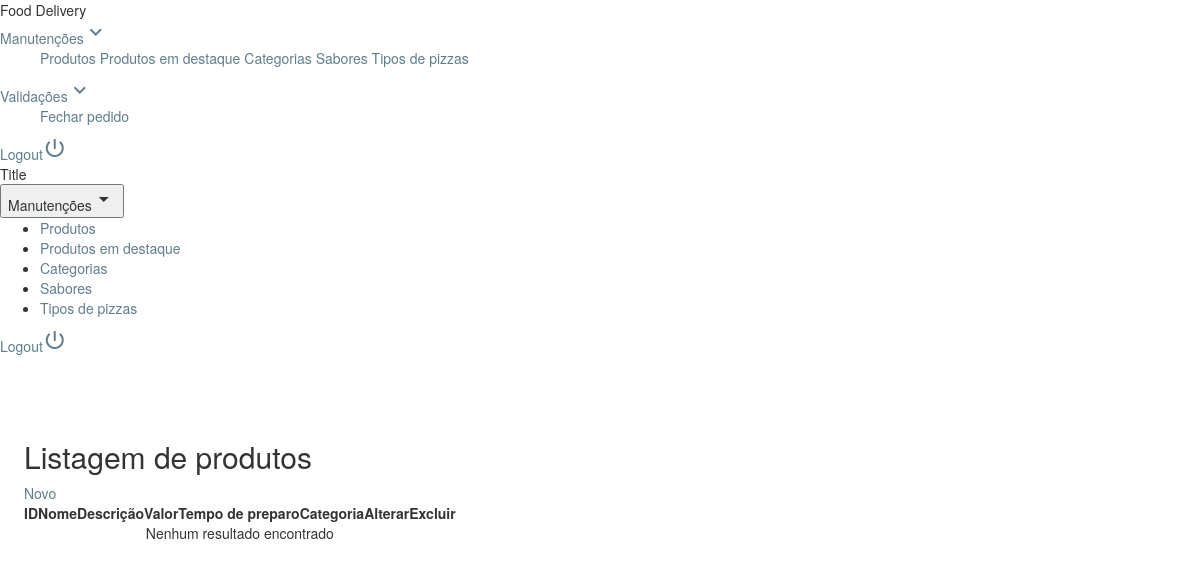
/admin/protected/administrador/index.php?ctrl=produto (signed in), run on an earlier commit of the app's database.
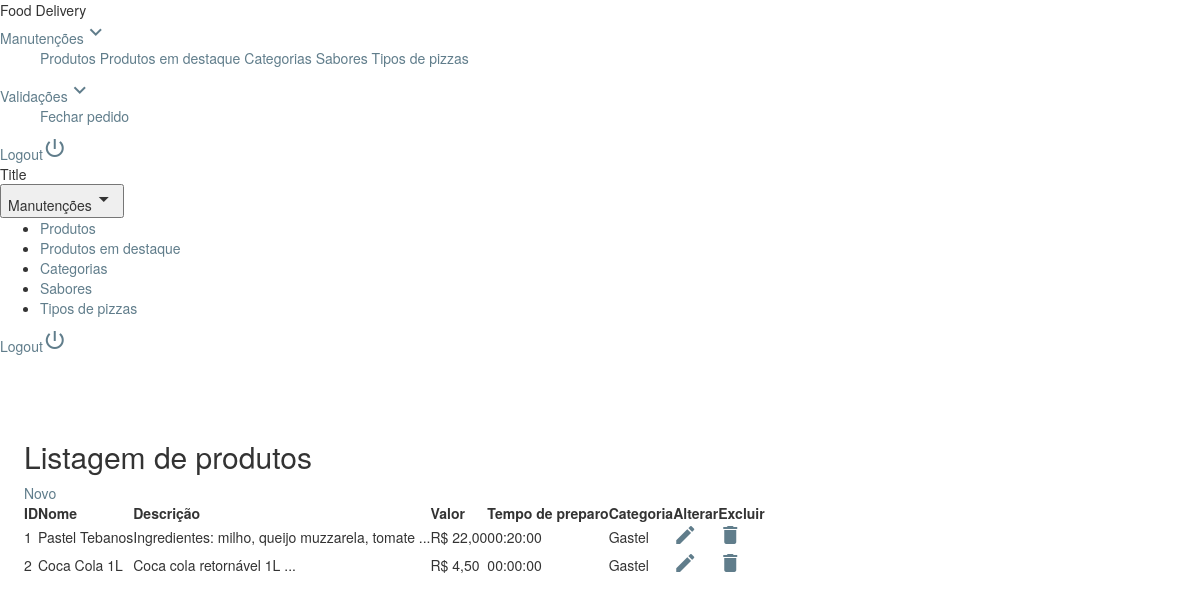
And on a later commit of the database.
### tables this page shows
CREATE TABLE `produto` (
  `idProduto` int(11) NOT NULL,
  `nome` varchar(20) NOT NULL,
  `descricao` varchar(200) NOT NULL,
  `tempoPreparo` time NOT NULL,
  `valor` float NOT NULL,
  `idCategoria` int(11) NOT NULL,
  `imagem` varchar(36) NOT NULL
);

CREATE TABLE `categoria` (
  `idCategoria` int(11) NOT NULL,
  `nome` varchar(15) NOT NULL,
  `descricao` varchar(100) NOT NULL
);

### admin/protected/controller/produto.php (called while the page is built, shortened)
<?php
require SERVER_ROOT.'admin/protected/model/produtoModel.php';
class Produto {
    private $model;
    function __construct() {
        $this->model = new ProdutoModel();
    }
    public function index() {
        $dados = $this->model->buscarTodos();
       require SERVER_ROOT.'admin/protected/view/produto/listar.php';
    }
}

### admin/protected/libs/conexao.php (called while the page is built, shortened)
<?php
class Conexao {
    public function estabeleceConexao() {
        try {
            $this->bd = new PDO(
                    BD_TIPO.':host='.BD_HOST.';dbname='.BD_NOME,
                    BD_USUARIO,
                    BD_SENHA
                );
        } catch (PDOException $exc) {
            echo '<script>window.alert("Houve um problema com a conexão ao banco de dados!\nEntre em contato com o administrador do sistema!");</script>';
            exit;
        }
    }
}

### admin/protected/model/produtoModel.php (called while the page is built, shortened)
<?php
class ProdutoModel extends Conexao {
    public function buscarTodos() {
        $select = "SELECT p.*, c.nome as categoria FROM produto p"
                . " INNER JOIN categoria c ON c.idCategoria=p.idCategoria ";
        $query = $this->bd->query($select);
        if (is_bool($query)) {
            return false;
        } else {
            return $query->fetchAll();
        }
    }
}

### admin/protected/view/produto/listar.php (the view)
<h2>Listagem de produtos</h2>
<div class="mdl-layout-spacer" style="display: inline">
    <a class="mdl-button mdl-js-button mdl-button--raised mdl-button--colored"
       href="index.php?ctrl=produto&acao=novo">Novo</a>
</div><br/>
<table id="tabela" class="mdl-data-table mdl-js-data-table mdl-shadow--3dp">
    <thead>
    <th>ID</th>
    <th>Nome</th>
    <th>Descrição</th>
    <th>Valor</th>
    <th>Tempo de preparo</th>
    <th>Categoria</th>
    <th>Alterar</th>
    <th>Excluir</th>
</thead>
<tbody>
    <?php if ($dados == false) { ?>
        <tr>
            <td colspan="8" style="text-align: center">Nenhum resultado encontrado</td>
        </tr>
        <?php
    } else {
        foreach ($dados as $item) {
            $id = $item['idProduto'];
            ?>
            <tr>
                <td><?php echo $id ?></td>
                <td class="mdl-data-table__cell--non-numeric"><?php echo $item['nome'] ?></td>
                <td class="mdl-data-table__cell--non-numeric"><?php echo substr($item['descricao'], 0, 45) . " ..."; ?></td>
                <td>R$ <?php echo number_format($item['valor'], 2, ',', ' '); ?></td>
                <td><?php echo $item['tempoPreparo'] ?></td>
                <td><?php echo $item['categoria'] ?></td>
                <td>
                    <a href="index.php?ctrl=produto&acao=buscar&id=<?php echo $id ?>">
                        <i class="material-icons">edit</i>
                    </a>
                </td>
                <td>
                    <a href="index.php?ctrl=produto&acao=excluir&id=<?php echo $id ?>"
                       onclick="return confirm('Deseja excluir este registro?')">
                        <i class="material-icons">delete</i>
                    </a>
                </td>
            </tr>
            <?php
        }
    }
    ?>
</tbody>
</table>

What changed in the data, as far as the page shows it:
added produto: idProduto "1", nome "Pastel Tebanos", descricao "Ingredientes: milho, queijo muzzarela, tomate", valor "22,00", tempoPreparo "00:20:00", idCategoria.nome "Gastel"
added produto: idProduto "2", nome "Coca Cola 1L", descricao "Coca cola retornável 1L", valor "4,50", tempoPreparo "00:00:00", idCategoria.nome "Gastel"
Also different on the page:
text no longer shown: "Nenhum resultado encontrado"
